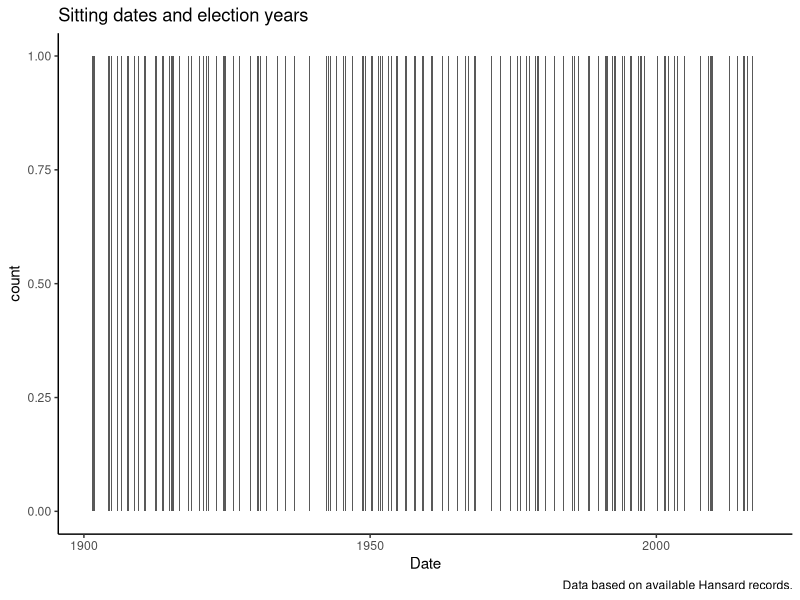
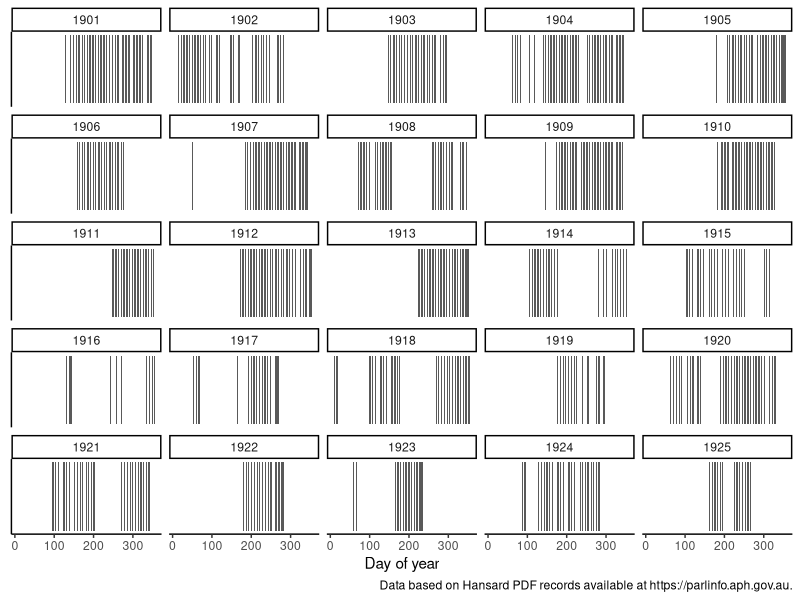
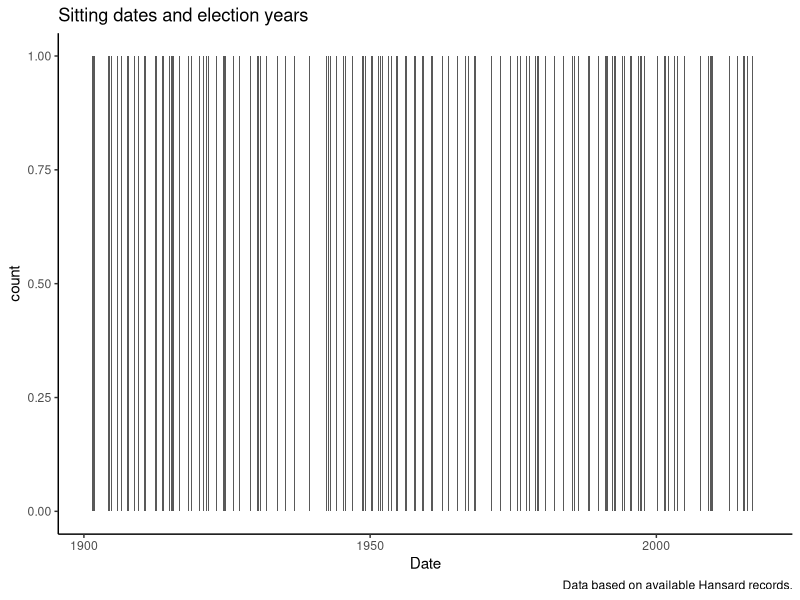

Write R code to recreate these figures, in order.
library(lubridate)
library(tidyverse)
library(ggrepel)

hansard_dates <- read_csv("inputs/misc/hansard_dates.csv")
election_dates <- read_csv("inputs/misc/misc_elections_data.csv") %>% filter(!is.na(electionDate))

hansard_dates$sitting <- 1

# hansard_dates_test <- hansard_dates[6000:7500,]
# hansard_dates$class <- c(rep(0, nrow(hansard_dates)/2), rep(1, nrow(hansard_dates)/2))

hansard_dates %>%
  ggplot(mapping = aes(x = hansardDates)) +
  geom_bar() +
  # geom_vline(
  #   data = election_dates,
  #   aes(xintercept = electionDate),
  #   linetype = "dashed",
  #   color = "grey50"
  # ) +
  theme_classic() +
  theme(axis.title.y = element_blank(), # GET RID OF THE Y AXIS LABELS AND TICKS
        axis.ticks.y =  element_blank()) +
  labs(x = "Date",
       title = "Sitting dates and election years",
       caption = "Data based on available Hansard records.") +
  theme_classic()

# Maybe split the data by 30 year panels?


hansard_dates_by_year <- hansard_dates %>%
  mutate(year = year(hansardDates)) %>%
  group_by(year) %>%
  summarise(countByYear = n())

write_csv(hansard_dates_by_year, "counts_by_year.csv")

ggsave(
  "outputs/figures/age_at_election.pdf",
  height = 8.27,
  width = 11.69,
  units = "in"
)





hansard_dates %>% 
  filter(year(hansardDates) <= 1925) %>%
  ggplot(mapping = aes(x = yday(hansardDates))) +
  geom_bar() +
  # facet_wrap(vars(year(hansardDates)), ncol = 10) +
  facet_wrap(vars(year(hansardDates)), ncol = 5) +
  theme_classic() +
  theme(axis.title.y = element_blank(),# GET RID OF THE Y AXIS LABELS
        axis.text.y=element_blank(),
        # axis.ticks.y = element_blank(), # GET RID OF THE Y AXIS TICKS
        axis.ticks.y =  element_blank()) +
  labs(x = "Day of year",
       # title = "Sitting dates and election years",
       caption = "Data based on Hansard PDF records available at https://parlinfo.aph.gov.au.")

# install.packages("ggrepel")
library(ggrepel)

test <- hansard_dates %>% 
  mutate(diff = hansardDates - lag(hansardDates, n = 8),
         hansardDatesSelect  = if_else(diff >= 200, hansardDates, as.Date(NA))) %>%
  filter(diff >= 200) %>% 
  ggplot(mapping = aes(x = diff)) +
  geom_bar() +
  geom_label(aes(y = 20, label = hansardDatesSelect))

  